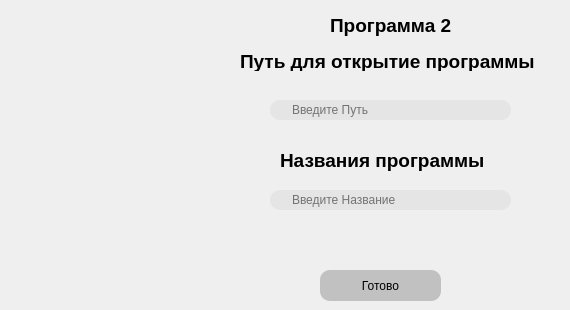
       <widget class="QWidget" name="page_3">
        <widget class="QPushButton" name="pushButton_7">
         <property name="geometry">
          <rect>
           <x>320</x>
           <y>270</y>
           <width>121</width>
           <height>31</height>
          </rect>
         </property>
         <property name="styleSheet">
          <string notr="true">QPushButton {
    border-radius:  10px;
    background-color: rgb(193, 193, 193);
    
	color: rgb(171, 171, 171);
    
	
	color: rgb(0, 0, 0);
   
}

QPushButton:pressed {
    
	background-color: rgb(154, 154, 154);
}</string>
         </property>
         <property name="text">
          <string>Готово</string>
         </property>
         <property name="icon">
          <iconset>
           <normaloff>иконки/free-icon-done-4123617.png</normaloff>иконки/free-icon-done-4123617.png</iconset>
         </property>
        </widget>
        <widget class="QLineEdit" name="lineEdit_4">
         <property name="geometry">
          <rect>
           <x>270</x>
           <y>100</y>
           <width>241</width>
           <height>20</height>
          </rect>
         </property>
         <property name="styleSheet">
          <string notr="true">QLineEdit {
 	
	background-color: rgb(229, 229, 229);
	border-radius:  10px;
	
	padding-left:	20px;
	padding-right:	20px;
	
}
</string>
         </property>
         <property name="inputMask">
          <string/>
         </property>
         <property name="placeholderText">
          <string>Введите Путь</string>
         </property>
        </widget>
        <widget class="QLineEdit" name="lineEdit_5">
         <property name="geometry">
          <rect>
           <x>270</x>
           <y>190</y>
           <width>241</width>
           <height>20</height>
          </rect>
         </property>
         <property name="styleSheet">
          <string notr="true">QLineEdit {
 	
	background-color: rgb(229, 229, 229);
	border-radius:  10px;
	
	padding-left:	20px;
	padding-right:	20px;
	
}
</string>
         </property>
         <property name="placeholderText">
          <string>Введите Название</string>
         </property>
        </widget>
        <widget class="QLabel" name="label_11">
         <property name="geometry">
          <rect>
           <x>280</x>
           <y>140</y>
           <width>221</width>
           <height>41</height>
          </rect>
         </property>
         <property name="text">
          <string>&lt;html&gt;&lt;head/&gt;&lt;body&gt;&lt;p&gt;&lt;span style=&quot; font-size:14pt; font-weight:600;&quot;&gt;Названия программы&lt;/span&gt;&lt;/p&gt;&lt;/body&gt;&lt;/html&gt;</string>
         </property>
        </widget>
        <widget class="QLabel" name="label_12">
         <property name="geometry">
          <rect>
           <x>330</x>
           <y>10</y>
           <width>131</width>
           <height>31</height>
          </rect>
         </property>
         <property name="text">
          <string>&lt;html&gt;&lt;head/&gt;&lt;body&gt;&lt;p&gt;&lt;span style=&quot; font-size:14pt; font-weight:600;&quot;&gt;Программа 2&lt;/span&gt;&lt;/p&gt;&lt;/body&gt;&lt;/html&gt;</string>
         </property>
        </widget>
        <widget class="QLabel" name="label_13">
         <property name="geometry">
          <rect>
           <x>240</x>
           <y>50</y>
           <width>321</width>
           <height>21</height>
          </rect>
         </property>
         <property name="text">
          <string>&lt;html&gt;&lt;head/&gt;&lt;body&gt;&lt;p&gt;&lt;span style=&quot; font-size:14pt; font-weight:600;&quot;&gt;Путь для открытие программы&lt;/span&gt;&lt;/p&gt;&lt;/body&gt;&lt;/html&gt;</string>
         </property>
        </widget>
       </widget>
